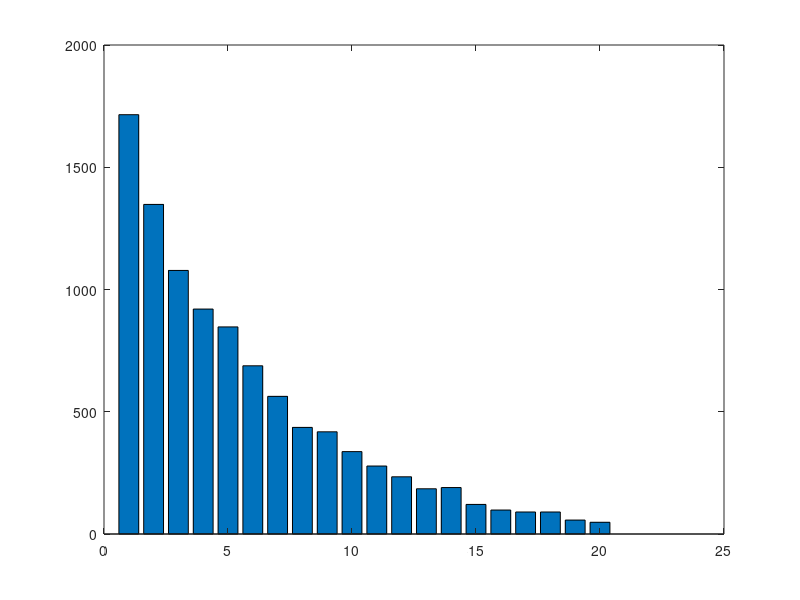

Reproduce this figure in MATLAB.
% 
% x = rand(100000,1);
% f = (x<.6);
% p = sum(f);
% q = sum(1-f);
% [p/length(x),q/length(x)]*100
f = [];
p = 1/6;
for i = 1:10000;
    n = 0;
    for j = 1:20;
        if (rand() < p);
            n = n+1;
            if (n==1) y(i)=j;
            end
        end
    end
end
for i = 1:20;
    f(i) = sum(y==i);
end
bar(f)
X = [1:20];
sum(X.*f/10000)